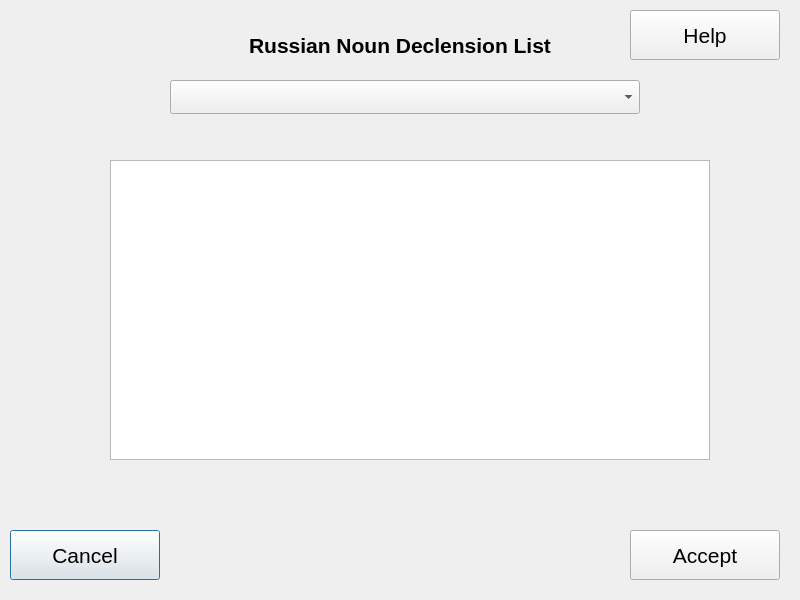
<?xml version="1.0" encoding="UTF-8"?>
<ui version="4.0">
 <class>NounDeclSel</class>
 <widget class="QDialog" name="NounDeclSel">
  <property name="geometry">
   <rect>
    <x>0</x>
    <y>0</y>
    <width>800</width>
    <height>600</height>
   </rect>
  </property>
  <property name="font">
   <font>
    <pointsize>16</pointsize>
   </font>
  </property>
  <property name="windowTitle">
   <string>Noun Declension Selector</string>
  </property>
  <property name="windowIcon">
   <iconset>
    <normaloff>../../../../usr/share/machinetrans/resources/logo.png</normaloff>../../../../usr/share/machinetrans/resources/logo.png</iconset>
  </property>
  <widget class="QLabel" name="titleLbl">
   <property name="geometry">
    <rect>
     <x>10</x>
     <y>30</y>
     <width>780</width>
     <height>30</height>
    </rect>
   </property>
   <property name="font">
    <font>
     <pointsize>16</pointsize>
     <weight>75</weight>
     <bold>true</bold>
    </font>
   </property>
   <property name="text">
    <string>Russian Noun Declension List</string>
   </property>
   <property name="alignment">
    <set>Qt::AlignCenter</set>
   </property>
  </widget>
  <widget class="QPushButton" name="cancelBttn">
   <property name="geometry">
    <rect>
     <x>10</x>
     <y>530</y>
     <width>150</width>
     <height>50</height>
    </rect>
   </property>
   <property name="text">
    <string>Cancel</string>
   </property>
  </widget>
  <widget class="QPushButton" name="acceptBttn">
   <property name="geometry">
    <rect>
     <x>630</x>
     <y>530</y>
     <width>150</width>
     <height>50</height>
    </rect>
   </property>
   <property name="text">
    <string>Accept</string>
   </property>
  </widget>
  <widget class="QPushButton" name="helpBttn">
   <property name="geometry">
    <rect>
     <x>630</x>
     <y>10</y>
     <width>150</width>
     <height>50</height>
    </rect>
   </property>
   <property name="text">
    <string>Help</string>
   </property>
  </widget>
  <widget class="QComboBox" name="genderBox">
   <property name="geometry">
    <rect>
     <x>170</x>
     <y>80</y>
     <width>470</width>
     <height>34</height>
    </rect>
   </property>
  </widget>
  <widget class="QListWidget" name="declList">
   <property name="geometry">
    <rect>
     <x>110</x>
     <y>160</y>
     <width>600</width>
     <height>300</height>
    </rect>
   </property>
  </widget>
 </widget>
 <tabstops>
  <tabstop>helpBttn</tabstop>
  <tabstop>genderBox</tabstop>
  <tabstop>declList</tabstop>
  <tabstop>cancelBttn</tabstop>
  <tabstop>acceptBttn</tabstop>
 </tabstops>
 <resources/>
 <connections/>
</ui>
